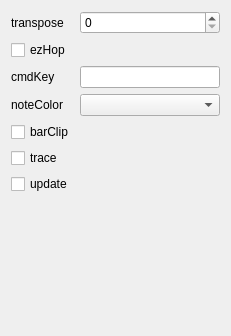
<?xml version="1.0" encoding="UTF-8"?>
<ui version="4.0">
 <class>DlgCfg</class>
 <widget class="QDialog" name="DlgCfg">
  <property name="geometry">
   <rect>
    <x>0</x>
    <y>0</y>
    <width>231</width>
    <height>336</height>
   </rect>
  </property>
  <property name="windowTitle">
   <string>Settings</string>
  </property>
  <layout class="QFormLayout" name="formLayout">
   <item row="0" column="0">
    <widget class="QLabel" name="lTran">
     <property name="text">
      <string>transpose</string>
     </property>
    </widget>
   </item>
   <item row="2" column="0">
    <widget class="QLabel" name="lCmdKey">
     <property name="text">
      <string>cmdKey</string>
     </property>
    </widget>
   </item>
   <item row="0" column="1">
    <widget class="QSpinBox" name="tran"/>
   </item>
   <item row="2" column="1">
    <widget class="QLineEdit" name="cmdKey"/>
   </item>
   <item row="1" column="0">
    <widget class="QCheckBox" name="ezHop">
     <property name="layoutDirection">
      <enum>Qt::LeftToRight</enum>
     </property>
     <property name="text">
      <string>ezHop</string>
     </property>
    </widget>
   </item>
   <item row="3" column="1">
    <widget class="QComboBox" name="ntCo"/>
   </item>
   <item row="3" column="0">
    <widget class="QLabel" name="lNtCo">
     <property name="text">
      <string>noteColor</string>
     </property>
    </widget>
   </item>
   <item row="4" column="0">
    <widget class="QCheckBox" name="barCl">
     <property name="text">
      <string>barClip</string>
     </property>
    </widget>
   </item>
   <item row="5" column="0">
    <widget class="QCheckBox" name="trc">
     <property name="text">
      <string>trace</string>
     </property>
    </widget>
   </item>
   <item row="6" column="0">
    <widget class="QCheckBox" name="upd">
     <property name="text">
      <string>update</string>
     </property>
    </widget>
   </item>
  </layout>
 </widget>
 <resources/>
 <connections/>
</ui>
